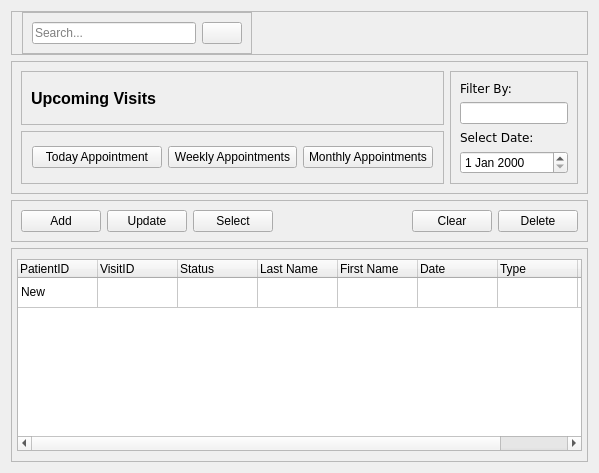
            <widget class="QWidget" name="page_3">
             <layout class="QGridLayout" name="gridLayout_21">
              <item row="0" column="0">
               <widget class="QFrame" name="search_frame">
                <property name="frameShape">
                 <enum>QFrame::StyledPanel</enum>
                </property>
                <property name="frameShadow">
                 <enum>QFrame::Raised</enum>
                </property>
                <layout class="QGridLayout" name="gridLayout_16">
                 <property name="leftMargin">
                  <number>10</number>
                 </property>
                 <property name="topMargin">
                  <number>0</number>
                 </property>
                 <property name="rightMargin">
                  <number>10</number>
                 </property>
                 <property name="bottomMargin">
                  <number>0</number>
                 </property>
                 <item row="0" column="0">
                  <widget class="QFrame" name="search_frame_1">
                   <property name="frameShape">
                    <enum>QFrame::StyledPanel</enum>
                   </property>
                   <property name="frameShadow">
                    <enum>QFrame::Raised</enum>
                   </property>
                   <layout class="QGridLayout" name="gridLayout_15">
                    <item row="0" column="1">
                     <widget class="QPushButton" name="search_btn">
                      <property name="text">
                       <string/>
                      </property>
                      <property name="icon">
                       <iconset resource="resource.qrc">
                        <normaloff>:/icon/icons/search.svg</normaloff>:/icon/icons/search.svg</iconset>
                      </property>
                     </widget>
                    </item>
                    <item row="0" column="0">
                     <widget class="QLineEdit" name="search_lineEdit">
                      <property name="placeholderText">
                       <string>Search...</string>
                      </property>
                     </widget>
                    </item>
                   </layout>
                  </widget>
                 </item>
                 <item row="0" column="1">
                  <spacer name="horizontalSpacer_2">
                   <property name="orientation">
                    <enum>Qt::Horizontal</enum>
                   </property>
                   <property name="sizeHint" stdset="0">
                    <size>
                     <width>325</width>
                     <height>20</height>
                    </size>
                   </property>
                  </spacer>
                 </item>
                </layout>
               </widget>
              </item>
              <item row="1" column="0">
               <widget class="QFrame" name="visitsInfo_frame">
                <property name="frameShape">
                 <enum>QFrame::StyledPanel</enum>
                </property>
                <property name="frameShadow">
                 <enum>QFrame::Raised</enum>
                </property>
                <layout class="QGridLayout" name="gridLayout_17">
                 <item row="0" column="0">
                  <widget class="QFrame" name="visitsTitle_frame">
                   <property name="frameShape">
                    <enum>QFrame::StyledPanel</enum>
                   </property>
                   <property name="frameShadow">
                    <enum>QFrame::Raised</enum>
                   </property>
                   <layout class="QGridLayout" name="gridLayout_13">
                    <item row="0" column="0">
                     <widget class="QLabel" name="title_label">
                      <property name="font">
                       <font>
                        <pointsize>12</pointsize>
                        <bold>true</bold>
                       </font>
                      </property>
                      <property name="text">
                       <string>Upcoming Visits</string>
                      </property>
                     </widget>
                    </item>
                    <item row="0" column="1">
                     <spacer name="horizontalSpacer">
                      <property name="orientation">
                       <enum>Qt::Horizontal</enum>
                      </property>
                      <property name="sizeHint" stdset="0">
                       <size>
                        <width>278</width>
                        <height>20</height>
                       </size>
                      </property>
                     </spacer>
                    </item>
                   </layout>
                  </widget>
                 </item>
                 <item row="0" column="1" rowspan="2">
                  <widget class="QFrame" name="filter_frame">
                   <property name="frameShape">
                    <enum>QFrame::StyledPanel</enum>
                   </property>
                   <property name="frameShadow">
                    <enum>QFrame::Raised</enum>
                   </property>
                   <layout class="QGridLayout" name="gridLayout_18">
                    <item row="0" column="0">
                     <widget class="QLabel" name="label_2">
                      <property name="font">
                       <font>
                        <family>Verdana</family>
                        <pointsize>9</pointsize>
                       </font>
                      </property>
                      <property name="text">
                       <string>Filter By:</string>
                      </property>
                     </widget>
                    </item>
                    <item row="1" column="0">
                     <widget class="QLineEdit" name="lineEdit_3"/>
                    </item>
                    <item row="2" column="0">
                     <widget class="QLabel" name="label_3">
                      <property name="font">
                       <font>
                        <family>Verdana</family>
                       </font>
                      </property>
                      <property name="text">
                       <string>Select Date: </string>
                      </property>
                     </widget>
                    </item>
                    <item row="3" column="0">
                     <widget class="QDateEdit" name="dateEdit"/>
                    </item>
                   </layout>
                  </widget>
                 </item>
                 <item row="1" column="0">
                  <widget class="QFrame" name="timeVisit_frame">
                   <property name="frameShape">
                    <enum>QFrame::StyledPanel</enum>
                   </property>
                   <property name="frameShadow">
                    <enum>QFrame::Raised</enum>
                   </property>
                   <layout class="QGridLayout" name="gridLayout_14" rowstretch="0">
                    <property name="leftMargin">
                     <number>10</number>
                    </property>
                    <property name="topMargin">
                     <number>0</number>
                    </property>
                    <property name="rightMargin">
                     <number>10</number>
                    </property>
                    <property name="bottomMargin">
                     <number>0</number>
                    </property>
                    <property name="verticalSpacing">
                     <number>0</number>
                    </property>
                    <item row="0" column="0">
                     <widget class="QPushButton" name="today_btn">
                      <property name="text">
                       <string>Today Appointment</string>
                      </property>
                     </widget>
                    </item>
                    <item row="0" column="2">
                     <widget class="QPushButton" name="monthly_btn">
                      <property name="text">
                       <string>Monthly Appointments</string>
                      </property>
                     </widget>
                    </item>
                    <item row="0" column="1">
                     <widget class="QPushButton" name="weekly_btn">
                      <property name="text">
                       <string>Weekly Appointments</string>
                      </property>
                     </widget>
                    </item>
                   </layout>
                  </widget>
                 </item>
                </layout>
               </widget>
              </item>
              <item row="3" column="0">
               <widget class="QFrame" name="visits_result_frame">
                <property name="frameShape">
                 <enum>QFrame::StyledPanel</enum>
                </property>
                <property name="frameShadow">
                 <enum>QFrame::Raised</enum>
                </property>
                <layout class="QGridLayout" name="gridLayout_19">
                 <property name="leftMargin">
                  <number>5</number>
                 </property>
                 <property name="topMargin">
                  <number>10</number>
                 </property>
                 <property name="rightMargin">
                  <number>5</number>
                 </property>
                 <property name="bottomMargin">
                  <number>10</number>
                 </property>
                 <item row="0" column="1">
                  <widget class="QTableWidget" name="visits_tableWidget">
                   <property name="focusPolicy">
                    <enum>Qt::NoFocus</enum>
                   </property>
                   <property name="layoutDirection">
                    <enum>Qt::LeftToRight</enum>
                   </property>
                   <property name="autoFillBackground">
                    <bool>false</bool>
                   </property>
                   <attribute name="horizontalHeaderMinimumSectionSize">
                    <number>50</number>
                   </attribute>
                   <attribute name="horizontalHeaderDefaultSectionSize">
                    <number>80</number>
                   </attribute>
                   <attribute name="horizontalHeaderShowSortIndicator" stdset="0">
                    <bool>false</bool>
                   </attribute>
                   <attribute name="horizontalHeaderStretchLastSection">
                    <bool>true</bool>
                   </attribute>
                   <attribute name="verticalHeaderVisible">
                    <bool>false</bool>
                   </attribute>
                   <row>
                    <property name="text">
                     <string>New Row</string>
                    </property>
                   </row>
                   <column>
                    <property name="text">
                     <string>PatientID</string>
                    </property>
                    <property name="textAlignment">
                     <set>AlignLeading|AlignVCenter</set>
                    </property>
                   </column>
                   <column>
                    <property name="text">
                     <string>VisitID</string>
                    </property>
                    <property name="textAlignment">
                     <set>AlignLeading|AlignVCenter</set>
                    </property>
                   </column>
                   <column>
                    <property name="text">
                     <string>Status</string>
                    </property>
                    <property name="textAlignment">
                     <set>AlignLeading|AlignVCenter</set>
                    </property>
                   </column>
                   <column>
                    <property name="text">
                     <string>Last Name</string>
                    </property>
                    <property name="textAlignment">
                     <set>AlignLeading|AlignVCenter</set>
                    </property>
                   </column>
                   <column>
                    <property name="text">
                     <string>First Name</string>
                    </property>
                    <property name="textAlignment">
                     <set>AlignLeading|AlignVCenter</set>
                    </property>
                   </column>
                   <column>
                    <property name="text">
                     <string>Date</string>
                    </property>
                    <property name="textAlignment">
                     <set>AlignLeading|AlignVCenter</set>
                    </property>
                   </column>
                   <column>
                    <property name="text">
                     <string>Type</string>
                    </property>
                    <property name="textAlignment">
                     <set>AlignLeading|AlignVCenter</set>
                    </property>
                   </column>
                   <column>
                    <property name="text">
                     <string>Reason</string>
                    </property>
                    <property name="textAlignment">
                     <set>AlignLeading|AlignVCenter</set>
                    </property>
                   </column>
                   <item row="0" column="0">
                    <property name="text">
                     <string>New</string>
                    </property>
                   </item>
                  </widget>
                 </item>
                </layout>
               </widget>
              </item>
              <item row="2" column="0">
               <widget class="QFrame" name="visits_function_frame">
                <property name="frameShape">
                 <enum>QFrame::StyledPanel</enum>
                </property>
                <property name="frameShadow">
                 <enum>QFrame::Raised</enum>
                </property>
                <layout class="QGridLayout" name="gridLayout_20">
                 <item row="0" column="0">
                  <layout class="QHBoxLayout" name="horizontalLayout_2">
                   <item>
                    <widget class="QPushButton" name="add_btn_3">
                     <property name="text">
                      <string>Add</string>
                     </property>
                     <property name="icon">
                      <iconset>
                       <normaloff>icons/add.svg</normaloff>icons/add.svg</iconset>
                     </property>
                     <property name="iconSize">
                      <size>
                       <width>20</width>
                       <height>20</height>
                      </size>
                     </property>
                    </widget>
                   </item>
                   <item>
                    <widget class="QPushButton" name="update_btn_3">
                     <property name="text">
                      <string>Update</string>
                     </property>
                     <property name="icon">
                      <iconset>
                       <normaloff>icons/update.svg</normaloff>icons/update.svg</iconset>
                     </property>
                     <property name="iconSize">
                      <size>
                       <width>20</width>
                       <height>20</height>
                      </size>
                     </property>
                    </widget>
                   </item>
                   <item>
                    <widget class="QPushButton" name="select_btn_3">
                     <property name="text">
                      <string>Select</string>
                     </property>
                     <property name="icon">
                      <iconset>
                       <normaloff>icons/select.svg</normaloff>icons/select.svg</iconset>
                     </property>
                     <property name="iconSize">
                      <size>
                       <width>20</width>
                       <height>20</height>
                      </size>
                     </property>
                    </widget>
                   </item>
                   <item>
                    <spacer name="horizontalSpacer_3">
                     <property name="orientation">
                      <enum>Qt::Horizontal</enum>
                     </property>
                     <property name="sizeType">
                      <enum>QSizePolicy::Expanding</enum>
                     </property>
                     <property name="sizeHint" stdset="0">
                      <size>
                       <width>20</width>
                       <height>20</height>
                      </size>
                     </property>
                    </spacer>
                   </item>
                   <item>
                    <widget class="QPushButton" name="clear_btn_3">
                     <property name="text">
                      <string>Clear</string>
                     </property>
                     <property name="icon">
                      <iconset>
                       <normaloff>icons/clear.svg</normaloff>icons/clear.svg</iconset>
                     </property>
                     <property name="iconSize">
                      <size>
                       <width>20</width>
                       <height>20</height>
                      </size>
                     </property>
                    </widget>
                   </item>
                   <item>
                    <widget class="QPushButton" name="delete_btn_3">
                     <property name="text">
                      <string>Delete</string>
                     </property>
                     <property name="icon">
                      <iconset>
                       <normaloff>icons/delete.svg</normaloff>icons/delete.svg</iconset>
                     </property>
                     <property name="iconSize">
                      <size>
                       <width>20</width>
                       <height>20</height>
                      </size>
                     </property>
                    </widget>
                   </item>
                  </layout>
                 </item>
                </layout>
               </widget>
              </item>
             </layout>
            </widget>
